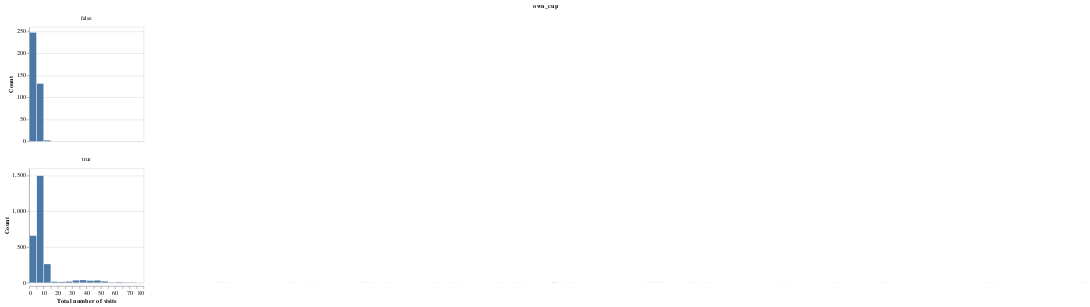

The notebook cell this image was saved under:
### Code cell
visit_times_viz_df = pd.concat([own_cup_visit_times,
                                buy_cup_visit_times],
                               axis=0)
visit_times_viz = alt.Chart(visit_times_viz_df).mark_bar().encode(
    alt.X('number_of_visits').title(
        'Total number of visits'
    ).bin(
        maxbins=350
    ).scale(
        domain=(0, 80)
    ),
    alt.Y('count()').title('Count')
).properties(
    height=200,
    width=200
).facet(
    'own_cup',
    columns=1
)

visit_times_viz.resolve_scale(
    y='independent'
)

### Figure 1 — Vega specification as saved in the notebook (floating-point values rounded to 4 significant figures)
{"$schema": "https://vega.github.io/schema/vega/v5.json", "data": [{"name": "source_0", "values": [{"bin_maxbins_350_number_of_visits": 5.0, "bin_maxbins_350_number_of_visits_end": 10.0, "own_cup": true, "__count": 1493}, {"bin_maxbins_350_number_of_visits": 10.0, "bin_maxbins_350_number_of_visits_end": 15.0, "own_cup": true, "__count": 258}, {"bin_maxbins_350_number_of_visits": 0.0, "bin_maxbins_350_number_of_visits_end": 5.0, "own_cup": true, "__count": 655}, {"bin_maxbins_350_number_of_visits": 30.0, "bin_maxbins_350_number_of_visits_end": 35.0, "own_cup": true, "__count": 30}, {"bin_maxbins_350_number_of_visits": 130.0, "bin_maxbins_350_number_of_visits_end": 135.0, "own_cup": true, "__count": 1}, {"bin_maxbins_350_number_of_visits": 375.0, "bin_maxbins_350_number_of_visits_end": 380.0, "own_cup": true, "__count": 1}, {"bin_maxbins_350_number_of_visits": 40.0, "bin_maxbins_350_number_of_visits_end": 45.0, "own_cup": true, "__count": 26}, {"bin_maxbins_350_number_of_visits": 60.0, "bin_maxbins_350_number_of_visits_end": 65.0, "own_cup": true, "__count": 6}, {"bin_maxbins_350_number_of_visits": 45.0, "bin_maxbins_350_number_of_visits_end": 50.0, "own_cup": true, "__count": 29}, {"bin_maxbins_350_number_of_visits": 55.0, "bin_maxbins_350_number_of_visits_end": 60.0, "own_cup": true, "__count": 3}, {"bin_maxbins_350_number_of_visits": 35.0, "bin_maxbins_350_number_of_visits_end": 40.0, "own_cup": true, "__count": 34}, {"bin_maxbins_350_number_of_visits": 25.0, "bin_maxbins_350_number_of_visits_end": 30.0, "own_cup": true, "__count": 14}, {"bin_maxbins_350_number_of_visits": 50.0, "bin_maxbins_350_number_of_visits_end": 55.0, "own_cup": true, "__count": 16}, {"bin_maxbins_350_number_of_visits": 365.0, "bin_maxbins_350_number_of_visits_end": 370.0, "own_cup": true, "__count": 2}, {"bin_maxbins_350_number_of_visits": 430.0, "bin_maxbins_350_number_of_visits_end": 435.0, "own_cup": true, "__count": 1}, {"bin_maxbins_350_number_of_visits": 70.0, "bin_maxbins_350_number_of_visits_end": 75.0, "own_cup": true, "__count": 2}, {"bin_maxbins_350_number_of_visits": 20.0, "bin_maxbins_350_number_of_visits_end": 25.0, "own_cup": true, "__count": 9}, {"bin_maxbins_350_number_of_visits": 15.0, "bin_maxbins_350_number_of_visits_end": 20.0, "own_cup": true, "__count": 12}, {"bin_maxbins_350_number_of_visits": 435.0, "bin_maxbins_350_number_of_visits_end": 440.0, "own_cup": true, "__count": 1}, {"bin_maxbins_350_number_of_visits": 595.0, "bin_maxbins_350_number_of_visits_end": 600.0, "own_cup": true, "__count": 1}, {"bin_maxbins_350_number_of_visits": 65.0, "bin_maxbins_350_number_of_visits_end": 70.0, "own_cup": true, "__count": 3}, {"bin_maxbins_350_number_of_visits": 250.0, "bin_maxbins_350_number_of_visits_end": 255.0, "own_cup": true, "__count": 1}, {"bin_maxbins_350_number_of_visits": 195.0, "bin_maxbins_350_number_of_visits_end": 200.0, "own_cup": true, "__count": 1}, {"bin_maxbins_350_number_of_visits": 340.0, "bin_maxbins_350_number_of_visits_end": 345.0, "own_cup": true, "__count": 1}, {"bin_maxbins_350_number_of_visits": 235.0, "bin_maxbins_350_number_of_visits_end": 240.0, "own_cup": true, "__count": 1}, {"bin_maxbins_350_number_of_visits": 525.0, "bin_maxbins_350_number_of_visits_end": 530.0, "own_cup": true, "__count": 1}, {"bin_maxbins_350_number_of_visits": 470.0, "bin_maxbins_350_number_of_visits_end": 475.0, "own_cup": true, "__count": 1}, {"bin_maxbins_350_number_of_visits": 180.0, "bin_maxbins_350_number_of_visits_end": 185.0, "own_cup": true, "__count": 1}, {"bin_maxbins_350_number_of_visits": 735.0, "bin_maxbins_350_number_of_visits_end": 740.0, "own_cup": true, "__count": 1}, {"bin_maxbins_350_number_of_visits": 135.0, "bin_maxbins_350_number_of_visits_end": 140.0, "own_cup": true, "__count": 1}, {"bin_maxbins_350_number_of_visits": 440.0, "bin_maxbins_350_number_of_visits_end": 445.0, "own_cup": true, "__count": 1}, {"bin_maxbins_350_number_of_visits": 560.0, "bin_maxbins_350_number_of_visits_end": 565.0, "own_cup": true, "__count": 1}, {"bin_maxbins_350_number_of_visits": 230.0, "bin_maxbins_350_number_of_visits_end": 235.0, "own_cup": true, "__count": 1}, {"bin_maxbins_350_number_of_visits": 325.0, "bin_maxbins_350_number_of_visits_end": 330.0, "own_cup": true, "__count": 1}, {"bin_maxbins_350_number_of_visits": 670.0, "bin_maxbins_350_number_of_visits_end": 675.0, "own_cup": true, "__count": 1}, {"bin_maxbins_350_number_of_visits": 295.0, "bin_maxbins_350_number_of_visits_end": 300.0, "own_cup": true, "__count": 1}, {"bin_maxbins_350_number_of_visits": 460.0, "bin_maxbins_350_number_of_visits_end": 465.0, "own_cup": true, "__count": 1}, {"bin_maxbins_350_number_of_visits": 280.0, "bin_maxbins_350_number_of_visits_end": 285.0, "own_cup": true, "__count": 1}, {"bin_maxbins_350_number_of_visits": 5.0, "bin_maxbins_350_number_of_visits_end": 10.0, "own_cup": false, "__count": 131}, {"bin_maxbins_350_number_of_visits": 0.0, "bin_maxbins_350_number_of_visits_end": 5.0, "own_cup": false, "__count": 247}, {"bin_maxbins_350_number_of_visits": 10.0, "bin_maxbins_350_number_of_visits_end": 15.0, "own_cup": false, "__count": 2}]}, {"name": "facet_domain", "values": [{"own_cup": true, "count": 38}, {"own_cup": false, "count": 3}]}, {"name": "facet_domain_column", "transform": [{"type": "sequence", "start": 0.0, "stop": {"signal": "min(length(data(\"facet_domain\")), 1)"}}]}], "signals": [{"name": "child_bin_maxbins_350_number_of_visits_bins", "value": {"fields": ["number_of_visits"], "fname": "bin_number_of_visits", "start": 0.0, "step": 5.0, "stop": 740.0}}, {"name": "child_width", "value": 200}, {"name": "child_height", "value": 200}], "marks": [{"type": "group", "name": "facet-title", "title": {"text": "own_cup", "style": "guide-title", "offset": 10}, "role": "column-title"}, {"type": "group", "name": "column_footer", "from": {"data": "facet_domain_column"}, "encode": {"update": {"width": {"signal": "child_width"}}}, "axes": [{"scale": "x", "orient": "bottom", "labelFlush": true, "tickCount": {"signal": "ceil(child_width/10)"}, "zindex": 0, "labelOverlap": true, "grid": false, "title": "Total number of visits"}], "role": "column-footer"}, {"type": "group", "name": "cell", "from": {"facet": {"data": "source_0", "name": "facet", "groupby": ["own_cup"]}}, "sort": {"field": ["datum[\"own_cup\"]"], "order": ["ascending"]}, "encode": {"update": {"width": {"signal": "child_width"}, "height": {"signal": "child_height"}}}, "data": [{"name": "facet_child_y_domain___count_2", "source": "facet", "transform": [{"type": "formula", "expr": "+datum['__count']", "as": "__count"}, {"type": "aggregate", "groupby": [], "fields": ["__count", "__count"], "ops": ["min", "max"], "as": ["min", "max"]}]}], "marks": [{"type": "rect", "name": "child_marks", "from": {"data": "facet"}, "encode": {"update": {"x2": {"field": "bin_maxbins_350_number_of_visits", "scale": "x", "offset": {"signal": "0.5 + (abs(scale(\"x\", datum[\"bin_maxbins_350_number_of_visits_end\"]) - scale(\"x\", datum[\"bin_maxbins_350_number_of_visits\"])) < 0.25 ? -0.5 * (0.25 - (abs(scale(\"x\", datum[\"bin_maxbins_350_number_of_visits_end\"]) - scale(\"x\", datum[\"bin_maxbins_350_number_of_visits\"])))) : 0.5)"}}, "y2": {"value": 0, "scale": "child_y"}, "x": {"field": "bin_maxbins_350_number_of_visits_end", "scale": "x", "offset": {"signal": "0.5 + (abs(scale(\"x\", datum[\"bin_maxbins_350_number_of_visits_end\"]) - scale(\"x\", datum[\"bin_maxbins_350_number_of_visits\"])) < 0.25 ? 0.5 * (0.25 - (abs(scale(\"x\", datum[\"bin_maxbins_350_number_of_visits_end\"]) - scale(\"x\", datum[\"bin_maxbins_350_number_of_visits\"])))) : -0.5)"}}, "fill": {"value": "#4c78a8"}, "y": {"field": "__count", "scale": "child_y"}}}, "style": ["bar"]}], "scales": [{"name": "child_y", "type": "linear", "domain": [{"signal": "(data(\"facet_child_y_domain___count_2\")[0] || {}).min"}, {"signal": "(data(\"facet_child_y_domain___count_2\")[0] || {}).max"}], "range": [{"signal": "child_height"}, 0], "nice": true, "zero": true}], "axes": [{"scale": "child_y", "labels": false, "gridScale": "x", "grid": true, "tickCount": {"signal": "ceil(child_height/40)"}, "domain": false, "aria": false, "orient": "left", "maxExtent": 0, "minExtent": 0, "ticks": false, "zindex": 0}, {"scale": "child_y", "orient": "left", "tickCount": {"signal": "ceil(child_height/40)"}, "grid": false, "title": "Count", "labelOverlap": true, "zindex": 0}], "title": {"text": {"signal": "isValid(parent[\"own_cup\"]) ? parent[\"own_cup\"] : \"\"+parent[\"own_cup\"]"}, "style": "guide-label", "frame": "group", "offset": 10}, "style": "cell"}], "scales": [{"name": "x", "type": "linear", "domain": [0, 80], "range": [0, {"signal": "child_width"}], "bins": {"signal": "child_bin_maxbins_350_number_of_visits_bins"}, "zero": true}], "background": "white", "padding": 5, "layout": {"padding": 20, "bounds": "full", "align": "none", "columns": 1}}
